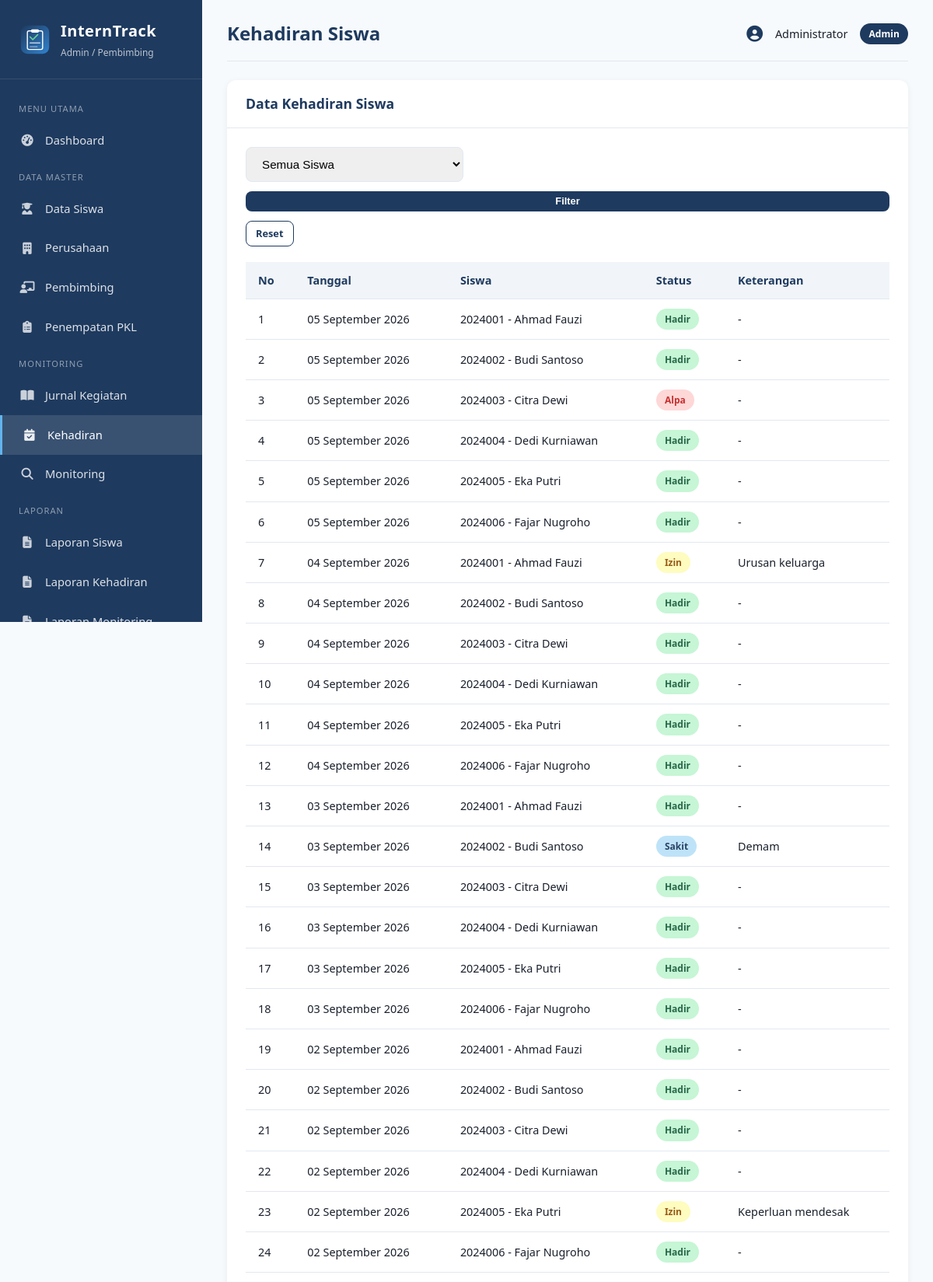
The page /admin/absensi.php (signed in, upper part) on the database its author committed.
### tables this page shows
CREATE TABLE absensi (
    id INT AUTO_INCREMENT PRIMARY KEY,
    siswa_id INT NOT NULL,
    tanggal DATE NOT NULL,
    status ENUM('Hadir','Izin','Sakit','Alpa') NOT NULL,
    keterangan VARCHAR(255),
    created_at TIMESTAMP DEFAULT CURRENT_TIMESTAMP,
    UNIQUE KEY unique_absensi (siswa_id, tanggal),
    FOREIGN KEY (siswa_id) REFERENCES siswa(id) ON DELETE CASCADE
);

CREATE TABLE siswa (
    id INT AUTO_INCREMENT PRIMARY KEY,
    user_id INT NULL,
    nis VARCHAR(20) NOT NULL UNIQUE,
    nama VARCHAR(100) NOT NULL,
    kelas VARCHAR(20) NOT NULL,
    jurusan VARCHAR(50) NOT NULL,
    no_hp VARCHAR(15),
    alamat TEXT,
    created_at TIMESTAMP DEFAULT CURRENT_TIMESTAMP,
    FOREIGN KEY (user_id) REFERENCES users(id) ON DELETE SET NULL
);

### includes/functions.php (called while the page is built, shortened)
<?php
function e($str) {
    return htmlspecialchars($str ?? '', ENT_QUOTES, 'UTF-8');
}
function formatTanggal($tanggal) {
    $bulan = [
        1 => 'Januari', 'Februari', 'Maret', 'April', 'Mei', 'Juni',
        'Juli', 'Agustus', 'September', 'Oktober', 'November', 'Desember'
    ];
    $t = strtotime($tanggal);
    return date('d', $t) . ' ' . $bulan[(int)date('n', $t)] . ' ' . date('Y', $t);
}
function badgeStatus($status) {
    $map = [
        'Aktif' => 'badge-aktif',
        'Selesai' => 'badge-selesai',
        'Belum Mulai' => 'badge-belum',
        'Hadir' => 'badge-hadir',
        'Izin' => 'badge-izin',
        'Sakit' => 'badge-sakit',
        'Alpa' => 'badge-alpa',
        'Sangat Baik' => 'badge-sangatbaik',
        'Baik' => 'badge-baik',
        'Perlu Perhatian' => 'badge-perhatian',
        'Perlu Pembinaan' => 'badge-pembinaan',
    ];
    return isset($map[$status]) ? $map[$status] : 'badge-belum';
}
?>

### admin/absensi.php (the view, shortened to what this page needs)
<?php
require_once __DIR__ . '/../includes/header_admin.php';
?>
<div class="card">
    <div class="card-header">
        <h3>Data Kehadiran Siswa</h3>
    </div>
    <div class="card-body">
        <form method="GET" class="filter-group">
            <select name="siswa" class="form-control" style="max-width:280px">
                <option value="">Semua Siswa</option>
            </select>
            <button type="submit" class="btn btn-primary btn-sm">Filter</button>
            <a href="absensi.php" class="btn btn-outline btn-sm">Reset</a>
        </form>
        <div class="table-responsive">
            <table>
                <thead>
                    <tr>
                        <th>No</th>
                        <th>Tanggal</th>
                        <th>Siswa</th>
                        <th>Status</th>
                        <th>Keterangan</th>
                    </tr>
                </thead>
                <tbody>
                <?php
                $sql = "SELECT a.*, s.nama as nama_siswa, s.nis
                        FROM absensi a JOIN siswa s ON a.siswa_id = s.id WHERE 1=1";
                $sql .= " ORDER BY a.tanggal DESC";
                $res = $conn->query($sql);
                $no = 1;
                while ($r = $res->fetch_assoc()):
                    ?>
                    <tr>
                        <td><?= $no++ ?></td>
                        <td><?= formatTanggal($r['tanggal']) ?></td>
                        <td><?= e($r['nis'].' - '.$r['nama_siswa']) ?></td>
                        <td><span class="badge <?= badgeStatus($r['status']) ?>"><?= e($r['status']) ?></span></td>
                        <td><?= e($r['keterangan'] ?: '-') ?></td>
                    </tr>
                <?php endwhile; ?>
                </tbody>
            </table>
        </div>
    </div>
</div>
<?php require_once __DIR__ . '/../includes/footer.php'; ?>

### assets/css/style.css (style rules this page uses)
:root { --primary: #1e3a5f; --primary-light: #2c5282; --accent: #3182ce; --success: #38a169; --warning: #d69e2e; --danger: #e53e3e; --info: #3182ce; --bg: #f7fafc; --card: #ffffff; --text: #1a202c; --text-muted: #718096; --border: #e2e8f0; --sidebar-width: 260px; }
* { margin: 0; padding: 0; box-sizing: border-box; }
body { font-family: 'Segoe UI', Tahoma, Geneva, Verdana, sans-serif; background: var(--bg); color: var(--text); line-height: 1.6; }
a { text-decoration: none; color: inherit; }
.form-control { width: 100%; padding: 0.75rem 1rem; border: 1.5px solid var(--border); border-radius: 8px; font-size: 0.95rem; transition: border-color 0.2s; }
.btn { display: inline-block; padding: 0.7rem 1.5rem; border: none; border-radius: 8px; font-size: 0.95rem; font-weight: 600; cursor: pointer; transition: all 0.2s; }
.btn-primary { background: var(--primary); color: white; width: 100%; }
.btn-sm { padding: 0.35rem 0.75rem; font-size: 0.8rem; }
.btn-outline { background: transparent; border: 1.5px solid var(--primary); color: var(--primary); }
.card { background: var(--card); border-radius: 12px; box-shadow: 0 2px 8px rgba(0,0,0,0.06); margin-bottom: 1.5rem; }
.card-header { padding: 1rem 1.5rem; border-bottom: 1px solid var(--border); display: flex; justify-content: space-between; align-items: center; }
.card-header h3 { font-size: 1.1rem; color: var(--primary); }
.card-body { padding: 1.5rem; }
.table-responsive { overflow-x: auto; }
table { width: 100%; border-collapse: collapse; }
table th, table td { padding: 0.75rem 1rem; text-align: left; border-bottom: 1px solid var(--border); font-size: 0.9rem; }
table th { background: #f1f5f9; font-weight: 600; color: var(--primary); white-space: nowrap; }
.badge { display: inline-block; padding: 0.25rem 0.7rem; border-radius: 20px; font-size: 0.75rem; font-weight: 600; }
.badge-hadir { background: #c6f6d5; color: #276749; }
.badge-izin { background: #fefcbf; color: #975a16; }
.badge-sakit { background: #bee3f8; color: #2a4365; }
.badge-alpa { background: #fed7d7; color: #c53030; }
select.form-control { appearance: auto; }
.filter-group { display: flex; gap: 0.75rem; flex-wrap: wrap; margin-bottom: 1.2rem; }

### rows shown on the page
absensi: tanggal "05 September 2026", siswa.nama "2024001 - Ahmad Fauzi", status "Hadir", keterangan "-"
absensi: tanggal "05 September 2026", siswa.nama "2024002 - Budi Santoso", status "Hadir", keterangan "-"
absensi: tanggal "05 September 2026", siswa.nama "2024003 - Citra Dewi", status "Alpa", keterangan "-"
absensi: tanggal "05 September 2026", siswa.nama "2024004 - Dedi Kurniawan", status "Hadir", keterangan "-"
absensi: tanggal "05 September 2026", siswa.nama "2024005 - Eka Putri", status "Hadir", keterangan "-"
absensi: tanggal "05 September 2026", siswa.nama "2024006 - Fajar Nugroho", status "Hadir", keterangan "-"
absensi: tanggal "04 September 2026", siswa.nama "2024001 - Ahmad Fauzi", status "Izin", keterangan "Urusan keluarga"
absensi: tanggal "04 September 2026", siswa.nama "2024002 - Budi Santoso", status "Hadir", keterangan "-"
absensi: tanggal "04 September 2026", siswa.nama "2024003 - Citra Dewi", status "Hadir", keterangan "-"
absensi: tanggal "04 September 2026", siswa.nama "2024004 - Dedi Kurniawan", status "Hadir", keterangan "-"
absensi: tanggal "04 September 2026", siswa.nama "2024005 - Eka Putri", status "Hadir", keterangan "-"
absensi: tanggal "04 September 2026", siswa.nama "2024006 - Fajar Nugroho", status "Hadir", keterangan "-"
absensi: tanggal "03 September 2026", siswa.nama "2024001 - Ahmad Fauzi", status "Hadir", keterangan "-"
absensi: tanggal "03 September 2026", siswa.nama "2024002 - Budi Santoso", status "Sakit", keterangan "Demam"
absensi: tanggal "03 September 2026", siswa.nama "2024003 - Citra Dewi", status "Hadir", keterangan "-"
absensi: tanggal "03 September 2026", siswa.nama "2024004 - Dedi Kurniawan", status "Hadir", keterangan "-"
absensi: tanggal "03 September 2026", siswa.nama "2024005 - Eka Putri", status "Hadir", keterangan "-"
absensi: tanggal "03 September 2026", siswa.nama "2024006 - Fajar Nugroho", status "Hadir", keterangan "-"
absensi: tanggal "02 September 2026", siswa.nama "2024001 - Ahmad Fauzi", status "Hadir", keterangan "-"
absensi: tanggal "02 September 2026", siswa.nama "2024002 - Budi Santoso", status "Hadir", keterangan "-"
absensi: tanggal "02 September 2026", siswa.nama "2024003 - Citra Dewi", status "Hadir", keterangan "-"
absensi: tanggal "02 September 2026", siswa.nama "2024004 - Dedi Kurniawan", status "Hadir", keterangan "-"
absensi: tanggal "02 September 2026", siswa.nama "2024005 - Eka Putri", status "Izin", keterangan "Keperluan mendesak"
absensi: tanggal "02 September 2026", siswa.nama "2024006 - Fajar Nugroho", status "Hadir", keterangan "-"

### other values the page prints
$page_title "Kehadiran Siswa"
$_SESSION['nama'] "Administrator"
